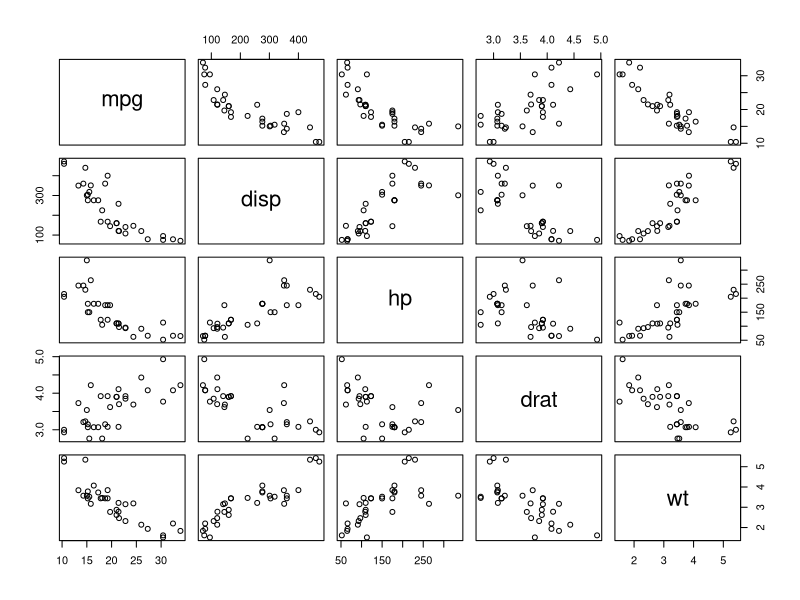
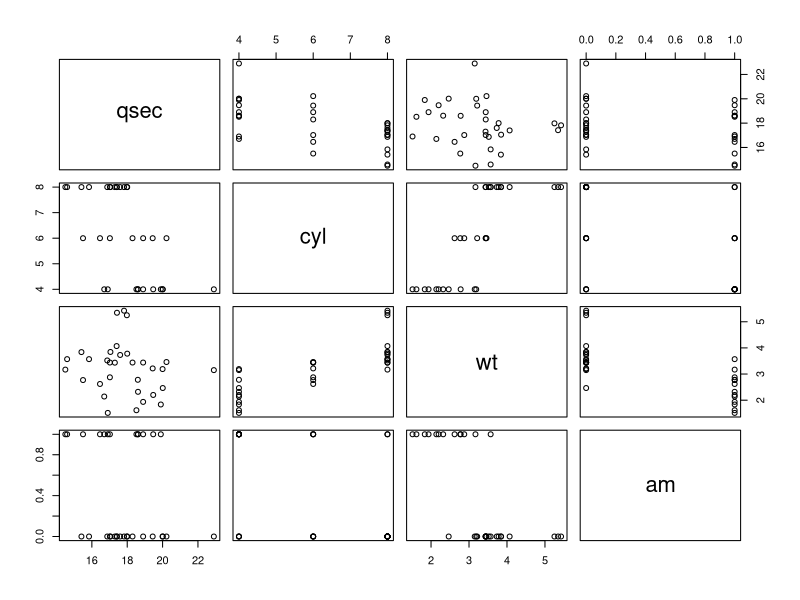
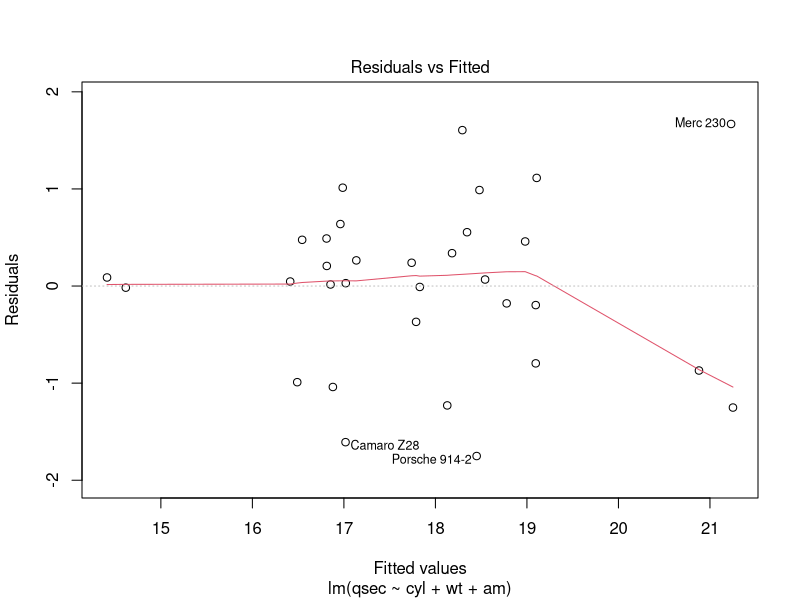
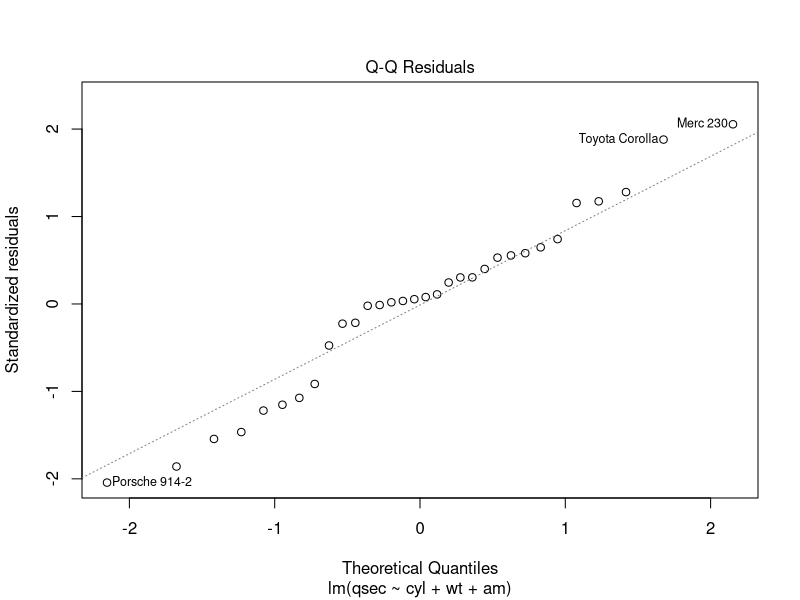
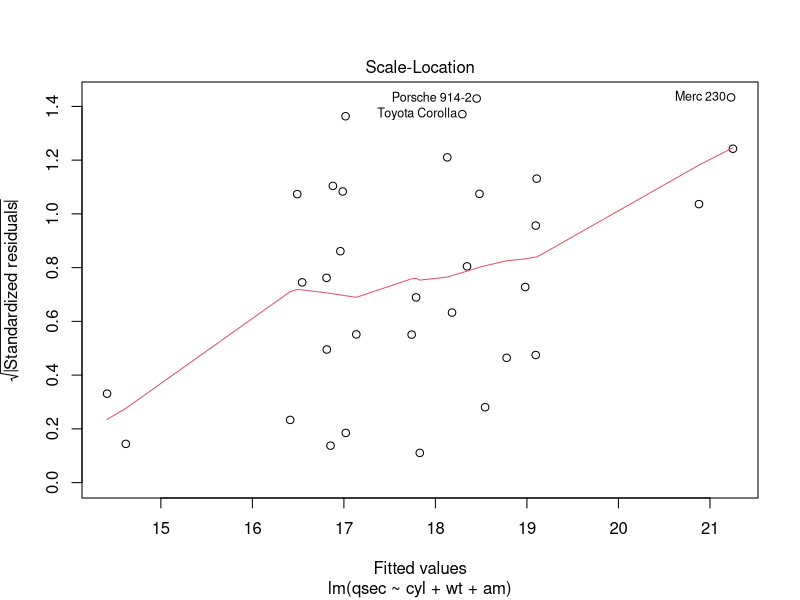
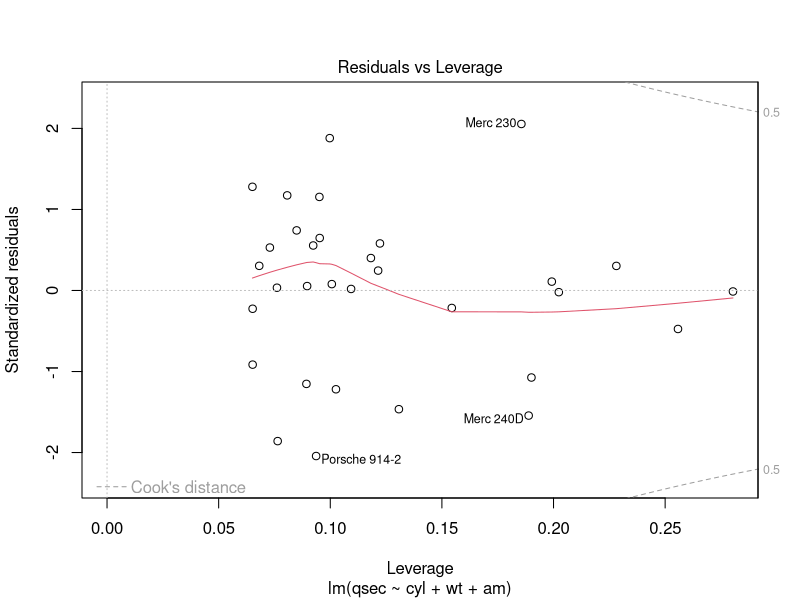

These charts were generated, in order, by the following R code:
# ---------- 23.11.01(수) 다변인 선형회귀 ----------

d = mtcars
d = d[,c("mpg", "disp", "hp", "drat", "wt")]
View(d)
cor(d) # Correlation Matrix 
plot(d) # 상관관계에서 가장 중요한 것은 Scatter Plot.

help(PlantGrowth)
res = lm(weight ~ factor(group), data = PlantGrowth)
# X가 범주형이므로 factor() 처리 반드시 수행.
summary(res)
# 결과 해석
# baseline이 default로 ctrl이 됐음. 
# ctrl에 비해 trt1을 0.3710만큼 "감소"시킨다는 것이고,
# ctrl에 비해 trt2를 0.4940만큼 "증가"시킨다는 것임.

# baseline을 임의로 trt2로 잡고 싶은 경우, 직접 Dummy Variable을 만들어 줘야 함.
p = PlantGrowth
p$d1 = ifelse(p$group == "ctrl", 1, 0)
p$d2 = ifelse(p$group == "trt1", 1, 0)
View(p)

p_res = lm(weight ~ d1 + d2, data = p)
summary(p_res)

# 개인 연습
d = mtcars
View(d)
help(mtcars)

d = d[, c("qsec", "cyl", "wt", "am")]
View(d)
cor(d)
plot(d)

d_res = lm(qsec ~ cyl + wt + am, data = d)
summary(d_res)
plot(d_res)
abline(d_res)
# 범주형 변수에 factor 적용 시
d_res = lm(qsec ~ factor(cyl) + wt + factor(am), data = d)
summary(d_res)
